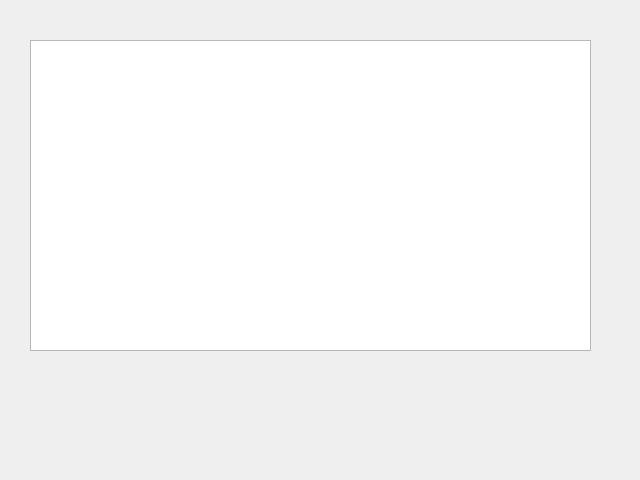
<?xml version="1.0" encoding="UTF-8"?>
<ui version="4.0">
 <class>Form</class>
 <widget class="QWidget" name="Form">
  <property name="geometry">
   <rect>
    <x>0</x>
    <y>0</y>
    <width>640</width>
    <height>480</height>
   </rect>
  </property>
  <property name="windowTitle">
   <string>Form</string>
  </property>
  <widget class="QTextBrowser" name="textBrowser">
   <property name="geometry">
    <rect>
     <x>30</x>
     <y>40</y>
     <width>561</width>
     <height>311</height>
    </rect>
   </property>
  </widget>
 </widget>
 <resources/>
 <connections/>
</ui>
